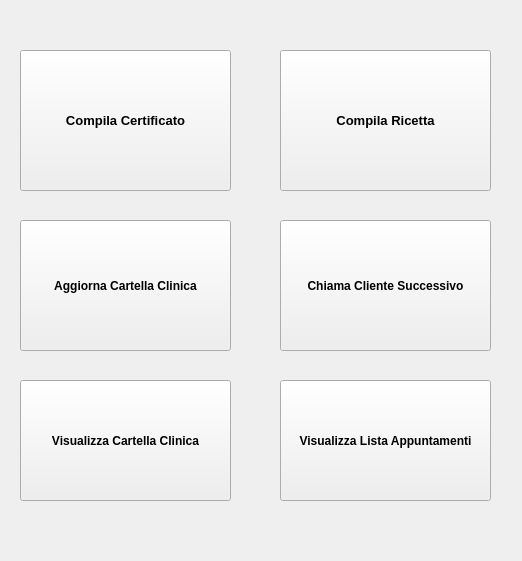
<?xml version="1.0" encoding="UTF-8"?>
<ui version="4.0">
 <class>Form</class>
 <widget class="QWidget" name="Form">
  <property name="geometry">
   <rect>
    <x>0</x>
    <y>0</y>
    <width>522</width>
    <height>561</height>
   </rect>
  </property>
  <property name="windowTitle">
   <string>Menu Dottore</string>
  </property>
  <widget class="QPushButton" name="pushButton">
   <property name="geometry">
    <rect>
     <x>20</x>
     <y>50</y>
     <width>211</width>
     <height>141</height>
    </rect>
   </property>
   <property name="font">
    <font>
     <pointsize>10</pointsize>
     <weight>75</weight>
     <bold>true</bold>
    </font>
   </property>
   <property name="text">
    <string>Compila Certificato</string>
   </property>
  </widget>
  <widget class="QPushButton" name="pushButton_2">
   <property name="geometry">
    <rect>
     <x>280</x>
     <y>50</y>
     <width>211</width>
     <height>141</height>
    </rect>
   </property>
   <property name="font">
    <font>
     <pointsize>10</pointsize>
     <weight>75</weight>
     <bold>true</bold>
    </font>
   </property>
   <property name="text">
    <string>Compila Ricetta</string>
   </property>
  </widget>
  <widget class="QPushButton" name="pushButton_3">
   <property name="geometry">
    <rect>
     <x>20</x>
     <y>220</y>
     <width>211</width>
     <height>131</height>
    </rect>
   </property>
   <property name="font">
    <font>
     <pointsize>9</pointsize>
     <weight>75</weight>
     <bold>true</bold>
    </font>
   </property>
   <property name="text">
    <string>Aggiorna Cartella Clinica</string>
   </property>
  </widget>
  <widget class="QPushButton" name="pushButton_4">
   <property name="geometry">
    <rect>
     <x>280</x>
     <y>220</y>
     <width>211</width>
     <height>131</height>
    </rect>
   </property>
   <property name="font">
    <font>
     <pointsize>9</pointsize>
     <weight>75</weight>
     <bold>true</bold>
    </font>
   </property>
   <property name="text">
    <string>Chiama Cliente Successivo</string>
   </property>
  </widget>
  <widget class="QPushButton" name="pushButton_5">
   <property name="geometry">
    <rect>
     <x>280</x>
     <y>380</y>
     <width>211</width>
     <height>121</height>
    </rect>
   </property>
   <property name="font">
    <font>
     <weight>75</weight>
     <bold>true</bold>
    </font>
   </property>
   <property name="text">
    <string>Visualizza Lista Appuntamenti</string>
   </property>
  </widget>
  <widget class="QPushButton" name="pushButton_6">
   <property name="geometry">
    <rect>
     <x>20</x>
     <y>380</y>
     <width>211</width>
     <height>121</height>
    </rect>
   </property>
   <property name="font">
    <font>
     <pointsize>9</pointsize>
     <weight>75</weight>
     <bold>true</bold>
    </font>
   </property>
   <property name="text">
    <string>Visualizza Cartella Clinica</string>
   </property>
  </widget>
 </widget>
 <resources/>
 <connections/>
</ui>
